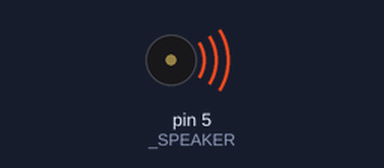
Bench run of a sketch on a simulated Arduino Uno, built with avr-gcc and run on an emulated ATmega328P. Parts: buzzer (waves = sounding). Random numbers use the default seed unless the sketch sets one.

Above: at 0.1 s.
Timing chart, 0 to 1.6 s (numbered marks = the images above):
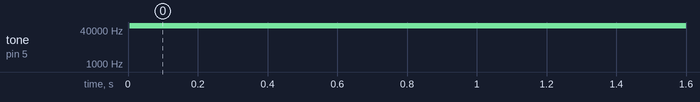

Measured:
- by itself, tone on pin 5 (_SPEAKER): silent → 62500 Hz at 0.01 s

The sketch:

cricket_duino.ino
```cpp
// (licence header left out)
#include "Volume.h" // Used for programmatic volume control
#include <JeeLib.h> // Used for deep sleep

Volume vol; // Plug your speaker into the default pin for your board type:
// https://github.com/connornishijima/arduino-volume#supported-pins

ISR(WDT_vect) { // Jeelib Sleepy uses this to wake back up
  Sleepy::watchdogEvent();
}

const bool demoMode = true; // Use this to test your speaker and hear the sounds at 2sec intervals. Set to false for long sleep mode.

// random sleep time minimum and maximum (24 hours to 31 days) in minutes
const unsigned int sleepTimeMIN = 1440;
const unsigned int sleepTimeMAX = 44640;

unsigned int sleepMinutes = 0;
// This is used to make the cricket do an initial extended
// sleep if you'd like. use anywhere from 0 to 65,535 minutes (45 days!)
// This is good for hiding the payload inconspicuously. ;)

byte repeat = 0; // Used at random to combine noises

void setup() {
  // Do initial sleep if set
  while (sleepMinutes > 0) {
    int sleepTime = 60000;
    Sleepy::loseSomeTime(sleepTime);
    sleepMinutes--;
  }

  // Start timers for Volume lib:
  vol.begin();

  // Take random reading from empty analog pin to seed the Arduino's pseudo-RNG.
  randomSeed(analogRead(A5));
}

void loop() {
  chirpAndSleep(); // Run any extra code above this line
}

void chirpAndSleep() {
  chirp(); // Go decide on a type of noise to make then come back

  int chance = random(1, 10); // 1 in 10 chance of making two or three random noises this cycle
  if (chance == 1) {
    repeat = random(1, 2);
  }

  if (repeat > 0) { // If we're making more than one noise, don't sleep
    repeat--;
  }
  else { // No noises left, time to sleep
    if (demoMode == true) { // If we're in demo mode, don't sleep.
      vol.delay(2000);
    }
    else { // If not, sleep tight!
      int sleepTime = random(sleepTimeMIN, sleepTimeMAX); // Get random time from sleepTimes list
      // Nighty night
      while (sleepTime > 0) { // sleep one minute at a time
        Sleepy::loseSomeTime(60000);
        sleepTime--;
      }
    }
  }
}

void chirp() {
  int freq = random(3600, 8200); // random frequency in this range is picked for this chirp
  float volume = random(50, 100+1) / 100.00; // random volume between 50-100% is chosen for this chirp

  int chirpType = random(0, 3); // randomly pick a type of noise to make

  if (chirpType == 0) { // Burst chirp
    int chirpCount = random(1, 3);
    int count = random(1, 6);
    while (chirpCount > 0) {
      chirpLoud(count, freq, volume);
      vol.delay(100);
      chirpCount--;
    }
  }
  if (chirpType == 1) { // Faded chirp
    int chirpCount = random(1, 3);
    chirpFade(chirpCount, freq, volume);
  }
  if (chirpType == 2) { // Creepy rustle noise
    int chirpCount = random(1, 3);
    int count = 3;
    while (chirpCount > 0) {
      chirpNoise(count, volume);
      vol.delay(10);
      chirpCount--;
    }
  }
}

void chirpLoud(byte times, int freq, float volume) {
  while (times > 0) {
    int v = 0;
    while (v < 255) {
      vol.tone(freq, v * volume);
      v += 4;
    }
    v = 255;
    while (v > 0) {
      vol.tone(freq, v * volume);
      v -= 4;
    }
    vol.delay(10);
    times--;
  }
  vol.noTone();
}

void chirpFade(byte times, int freq, float volume) {
  float fadeOut = 1.00;
  while (times > 0) {
    float mv = 0;
    while (mv < 1.00) {
      int v = 0;
      while (v < 255) {
        vol.tone(freq, v * volume * mv * fadeOut);
        v += 4;
      }
      v = 255;
      while (v > 0) {
        vol.tone(freq, v * volume * mv * fadeOut);
        v -= 4;
      }
      vol.delay(20);
      mv += 0.2;
    }
    mv = 1.00;
    while (mv > 0.00) {
      int v = 0;
      while (v < 255) {
        vol.tone(freq, v * volume * mv * fadeOut);
        v += 4;
      }
      v = 255;
      while (v > 0) {
        vol.tone(freq, v * volume * mv * fadeOut);
        v -= 4;
      }
      vol.delay(20);
      mv -= 0.2;
    }
    vol.noTone();
    fadeOut -= 0.75;
    times--;
  }
}

void chirpNoise(byte times, float volume) {
  while (times > 0) {
    int v = 0;
    while (v < 128) {
      vol.tone(random(6000, 10000), v * volume);
      v += 4;
    }
    v = 128;
    while (v > 0) {
      vol.tone(random(6000, 10000), v * volume);
      v -= 4;
    }
    vol.delay(10);
    times--;
  }
  vol.noTone();
}

// Special thanks to Andrew Neal for dealing with this cricket for what's hopefully months.
```

Volume.cpp
```cpp
// (licence header left out)
#include "Volume.h"

bool _toneEnable = false;
bool _toneState = false;
byte _toneVol = 0;

unsigned int _freq = 0;

//float _masterVol = 1.00;
float _masterVol = 0.05;

bool _fadeOut = false;
float _fadeVol = 1.00;
float _fadeAmount = 0.01;
byte _fadeCounter = 0;

#if defined(__AVR_ATmega1280__) || defined(__AVR_ATmega2560__)
byte _SPEAKER = 4;
#endif

#if defined(__AVR_ATmega32U4__)
byte _SPEAKER = 9;
#endif

#if defined(__AVR_ATmega168__) || defined(__AVR_ATmega328P__)
byte _SPEAKER = 5;
#endif

void Volume::alternatePin(bool enabled) {
  if (enabled == true) {

#if defined(__AVR_ATmega1280__) || defined(__AVR_ATmega2560__)
    _SPEAKER = 13;
#endif

#if defined(__AVR_ATmega32U4__)
    _SPEAKER = 10;
#endif

#if defined(__AVR_ATmega168__) || defined(__AVR_ATmega328P__)
    _SPEAKER = 6;
#endif

  }
}

Volume::Volume()
{
}

void Volume::throwError(byte _errorNum) {
  end();
  while (true) {
    byte _beeps = _errorNum;
    while (_beeps > 0) {
      ::tone(_SPEAKER, 500, 100);
      ::delay(200);
      _beeps--;
    }
    ::delay(1000);
  }
}

void Volume::begin() {
  pinMode(_SPEAKER, OUTPUT);

  cli(); // stop interrupts
  TCCR1A = 0; // set entire TCCR1A register to 0
  TCCR1B = 0; // same for TCCR1B
  TCNT1  = 0; // initialize counter value to 0
  // set compare match register for 10000 Hz increments
  OCR1A = F_CPU / (2 * 10000) - 1;
  // turn on CTC mode
  TCCR1B |= (1 << WGM12);
  // Set CS12, CS11 and CS10 bits for 1 prescaler
  TCCR1B |= (0 << CS12) | (0 << CS11) | (1 << CS10);
  // enable timer compare interrupt
  TIMSK1 |= (1 << OCIE1A);
  sei(); // allow interrupts

  TCCR0B = (TCCR0B & 0b11111000) | 0x01;
}

void Volume::end() {
  noTone();
  TCCR0B = (TCCR0B & 0b11111000) | 0x03;
}

void Volume::fadeOut(int duration){
  _fadeOut = true;
  _fadeAmount = (1/float(_freq*2*(duration/1000.0)))*10;
  _fadeCounter = 0;
}

void Volume::tone(int frequency, byte volume)
{
  _freq = frequency;
  _fadeOut = false;
  _fadeVol = 1.00;
  _toneEnable = true;
  long _clk = F_CPU / (1 * frequency * 2) - 1;
  if (_clk >= 65536) {
    _clk = 65536 - 1;
  }

  cli(); // stop interrupts
  OCR1A = _clk;
  sei(); // allow interrupts

  _toneVol = volume;
  return;
}

void Volume::noTone()
{
  _toneEnable = false;
  _toneState = false;
  _toneVol = 0;
  return;
}

void Volume::delay(unsigned long d) {
  ::delay(d * 64);
  return;
}

unsigned long Volume::millis() {
  return ::millis() / 64;
}

unsigned long Volume::micros() {
  return ::micros() / 64;
}

void Volume::delayMicroseconds(unsigned long du) {
  ::delayMicroseconds(du * 64);
  return;
}

void Volume::setMasterVolume(float mv) {
  _masterVol = mv;
  return;
}

ISR(TIMER1_COMPA_vect) {
  if (_toneEnable == true) {
    if (_toneState == false) {
      _toneState = !_toneState;
      analogWrite(_SPEAKER, _toneVol * _masterVol * _fadeVol);
    }
    else if (_toneState == true) {
      _toneState = !_toneState;
      analogWrite(_SPEAKER, 0);
    }
    if(_fadeOut == true){
      _fadeCounter++;
      if(_fadeCounter >= 10){
        _fadeCounter = 0;
        if(_fadeVol > 0){
          _fadeVol-=_fadeAmount;
          if(_fadeVol < 0){
            _fadeVol = 0;
          }
        }
        else{
          _fadeOut = false;
          _toneEnable = false;
          _toneState = false;
          _toneVol = 0;
        }
      }
    }
  }
}
```

Volume.h
```cpp
// (licence header left out)
#ifndef volume_h
#define volume_h

#include "Arduino.h"

class Volume
{
public:
  Volume();
  void begin();
  void end();
  void alternatePin(bool enabled);
  void throwError(byte errorNum);
  void tone(int frequency, byte volume);
  void fadeOut(int duration);
  void noTone();
  unsigned long millis();
  unsigned long micros();
  void delay(unsigned long d);
  void delayMicroseconds(unsigned long du);
  void setMasterVolume(float mv);
};

#endif
```
